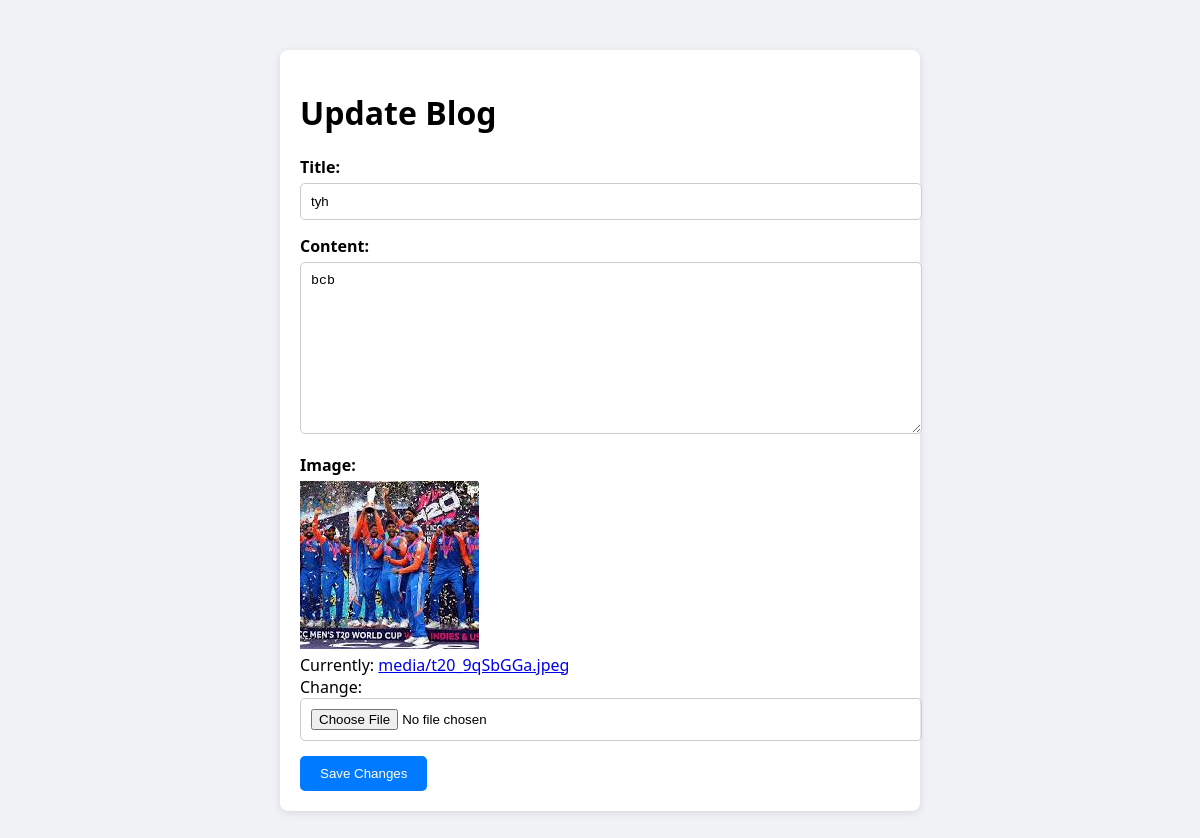
Screenshot of /edit/10/ (signed in) with the database file from the repository.
### blogging/models.py (models this page shows, shortened)
class Blog(models.Model):
    author = models.ForeignKey(CustomUser,on_delete=models.CASCADE,related_name='blogs')
    title = models.CharField(max_length=100)
    content = FroalaField()
    image = models.ImageField(upload_to='media')
    created_at = models.DateTimeField(auto_now_add=True)
    updated_to = models.DateTimeField(auto_now=True)

### blogging/views.py (the view)
# urls.py: path('edit/<int:id>/',edit_blog,name='edit_blog'),
@login_required
def edit_blog(request, id):
    blog = get_object_or_404(Blog, id=id, author=request.user)
    if request.method == "POST":
        form = BlogEditForm(request.POST, request.FILES, instance=blog)
        if form.is_valid():
            form.save()
            return redirect("profile_view")
    else:
        form = BlogEditForm(instance=blog)
    return render(request, "blogging/edit.html", {"form": form, "blog": blog})

### blogging/form.py
class BlogEditForm(forms.ModelForm):
    class Meta:
        model = Blog
        fields = ['title', 'content', 'image']

### blogging/templates/blogging/edit.html (shortened to what this page needs)
{% load static %}
<!DOCTYPE html>
<html lang="en">
<head>
</head>
<body>
    <div class="container">
        <h1>Update Blog</h1>
        <form method="post" enctype="multipart/form-data">
            <div class="form-group">
                <label for="id_title">Title:</label>
                {{ form.title }}
            </div>
            <div class="form-group">
                <label for="id_content">Content:</label>
                {{ form.content }}
            </div>
            <div class="form-group">
                <label for="id_image">Image:</label>
                {% if blog.image %}
                    <img src="/media/{{ blog.image }}" alt="{{ blog.title }}" style="max-width: 100%; height: auto;">
                {% endif %}<br>
                {{ form.image }}
            </div>
            <button type="submit" class="btn">Save Changes</button>
        </form>
    </div>
</body>
</html>

### blogging/templates/blogging/edit.html (style rules this page uses)
body { font-family: 'Segoe UI', Tahoma, Geneva, Verdana, sans-serif; background-color: #f0f2f5; margin: 0; padding: 0; }
.container { max-width: 600px; margin: 50px auto; padding: 20px; background: #fff; border-radius: 8px; box-shadow: 0 2px 8px rgba(0, 0, 0, 0.1); }
.form-group { margin-bottom: 15px; }
.form-group label { display: block; margin-bottom: 5px; font-weight: bold; }
.form-group input, .form-group textarea { width: 100%; padding: 10px; border: 1px solid #ccc; border-radius: 5px; }
.form-group textarea { resize: vertical; }
.btn { padding: 10px 20px; background-color: #007bff; color: white; border: none; border-radius: 5px; text-decoration: none; display: inline-block; cursor: pointer; }

### rows the page displays
Blog: title "tyh", content "bcb", image (picture)
